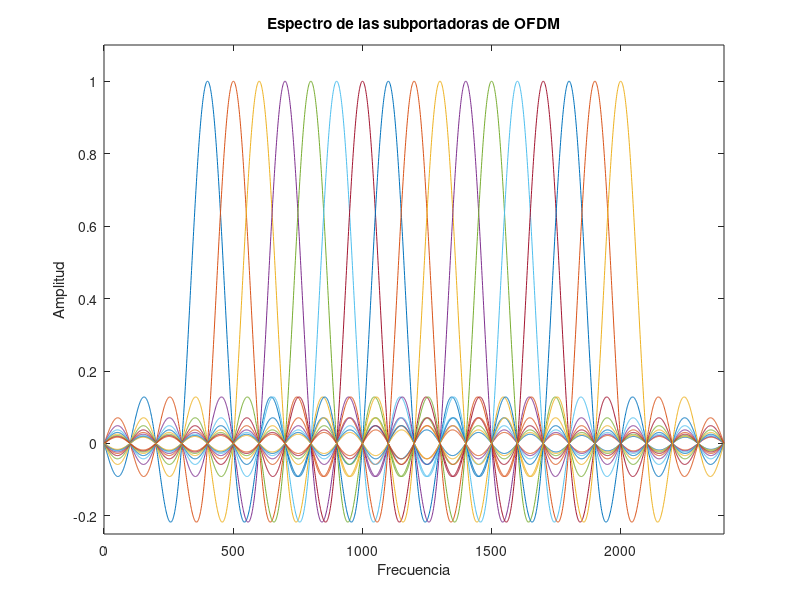

Recreate this plot in MATLAB.
clc
clear all
close all

t=-4:0.01:20; %creacion de tiempo
N=16; %numero de subportadoras
for i=0:1:N %vector for que permite graficar las N subportadoras
    y=sinc(t-i); %funcion de sampling (subportadora i)
    plot(y) %grafico de cada una de la subportadora i
    axis([0 length(y) -0.25 1.1] ) %limitacion del tamano de los ejes
    hold on %cuadricula
    title('Espectro de las subportadoras de OFDM'); %titulo
    xlabel('Frecuencia'); %titulo del eje x
    ylabel('Amplitud') %titulo del eje y
    i=i+1; %incremento de la variable i
end